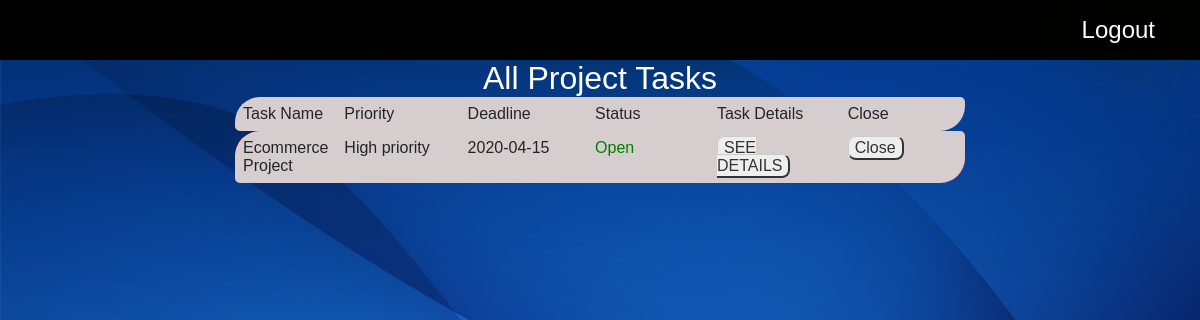
Page /emp/empHome.php (signed in) on the committed database.
### tables this page shows
CREATE TABLE `scheduletask` (
  `sid` int(11) NOT NULL,
  `projectid` int(11) NOT NULL,
  `level` int(11) NOT NULL,
  `empid` int(11) NOT NULL,
  `deadline` date NOT NULL,
  `schstatus` int(11) NOT NULL
);

CREATE TABLE `projecttask` (
  `taskid` int(11) NOT NULL,
  `taskname` varchar(300) NOT NULL,
  `taskdescription` varchar(300) NOT NULL,
  `taskstatus` int(11) NOT NULL
);

### emp/empHome.php (the view, shortened to what this page needs)
<?php
  include("html/Header.php");
  ?>
  <html>
<head>
    </head>
    <body >
 <?php
 $empid= $_SESSION['id'];
    $sql = "SELECT * FROM scheduletask a LEFT JOIN projecttask b ON a.projectid=b.taskid
	                                      where a.empid=$empid";
    $result = mysqli_query($con,$sql);
  ?>
  <center>
    <div class="field" id="alltasks">
        <h3 style="color: white;">All Project Tasks</h3>
          <table>
			<td width="100"> Task Name</td>
		    <td width="150">Priority</td>
			 <td width="150">Deadline</td>
			<td width="150">Status</td>
			<td width="150">Task Details</td>
			<td width="150">Close</td>
               <?php
          while($row = mysqli_fetch_assoc($result)) {
 		  $level=$row["level"];
		  if($level==1)
		  {
			  $lname='Low priority';
		  }
		  else if($level==2)
		  {
			  $lname='Midiuem priority';
		  }
		  else if($level==3)
		  {
			  $lname='High priority';
		  }
          ?>
            <tr>
              <td align="center"><?php echo $row["taskname"]; ?></td>
			  <td align="center"><?php echo $lname; ?></td>
			  <td align="center"><?php echo $row["deadline"]; ?></td>
              <?php if($row["schstatus"]==1)
              { ?>
               <td style="color: green;"><?php echo "Open" ;?></td>
             <?php }  else
             {
              ?>
              <td style="color: red;"><?php echo "Close" ;?></td>
            <?php } ?>
            <td><a href="TaskDetails.php?task_id=<?php echo $row["taskid"]; ?>" class="button">SEE DETAILS</a></td>
              <?php if($row["schstatus"]==1)
              { ?>
			 <td><a href="closeticket.php?sid=<?php echo $row["sid"]; ?>" class="button">Close</a></td>
			 <?php }  else
             {
              ?>
              <td style="color: red;">Closed</td>
             <?php } ?>
          </tr>
          <?php
        }
        ?>
	  </table><br>
    <br>
  </div></center>
</body>
</html>

### css/style.css (style rules this page uses)
html,body,div,span,applet,object,iframe,h1,h2,h3,h4,h5,h6,p,blockquote,pre,a,abbr,acronym,address,big,cite,code,del,dfn,em,img,ins,kbd,q,s,samp,small,strike,strong,sub,sup,tt,var,b,u,i,dl,dt,dd,ol,nav ul,nav li,fieldset,form,label,legend,table,caption,tbody,tfoot,thead,tr,th,td,article,aside,canvas,details,embed,figure,figcaption,footer,header,hgroup,menu,nav,output,ruby,section,summary,time,mark,audio,video { margin:0;padding:0;border:0;font-size:100%;font:inherit;vertical-align:baseline; }
table { border-collapse:collapse;border-spacing:0; }
a { text-decoration:none; }
body { font-family: 'Hind', sans-serif; }
a { color: white; margin: 0em; }
h3 { font-size: 2em; color: #fff; }

### emp/empHome.php (style rules this page uses)
body { background-image: url('../images/adminhome.jpg'); }
table { font-family: arial, sans-serif; border-collapse: collapse; }
td { text-align: left; padding: 8px; background-color: #d6cece; }
tr:nth-child(even) { background-color: red; }
table tr td:first-child { border-top-left-radius: 25px; border-bottom-left-radius: 5px; }
table tr td:last-child { border-top-right-radius: 5px; border-bottom-right-radius: 25px; }
.button { border-radius: 8px; border: bold 17px Arial; text-decoration: none; background-color: #EEEEEE; color: #333333; padding: 2px 6px 2px 6px; border-top: 1px solid #CCCCCC; border-right: 2px solid #333333; border-bottom: 2px solid #333333; border-left: 1px solid #CCCCCC; }
div.field { width: 730px; height: 418px; overflow: auto; }

### rows in the picture
scheduletask: projecttask.taskname "Ecommerce Project", level "High priority", deadline "2020-04-15", schstatus "Open"
